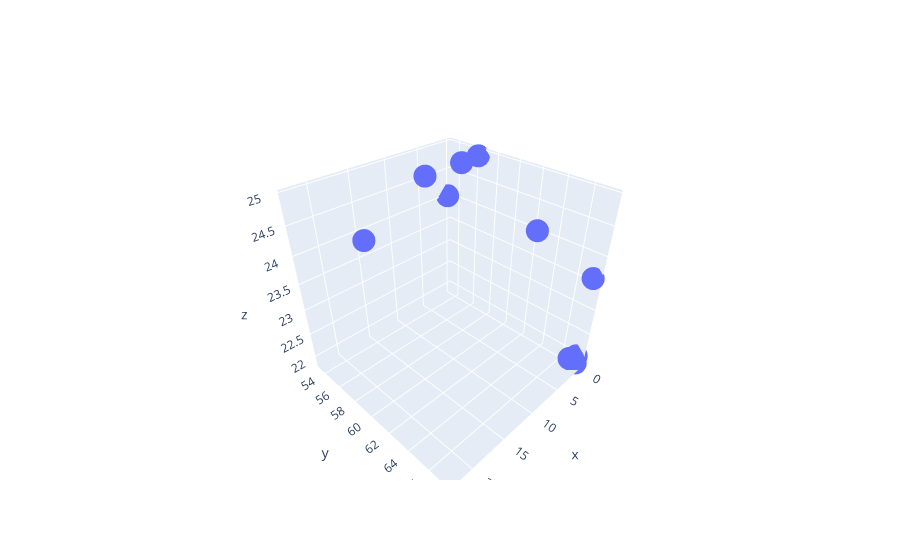

Notebook source saved alongside this figure:
### Code cell
# Optimize
from desdeo_emo.EAs.NSGAIII import NSGAIII

evolver = NSGAIII(prob, n_iterations=2, n_gen_per_iter=10, population_size=10)

while evolver.continue_evolution():
    evolver.iterate()

individuals, solutions = evolver.end()

print(individuals.shape)

print(solutions.shape)


# fig, (ax1, ax2) = plt.subplots(2)
# ax1.plot(individuals[:,0], individuals[:,1])

# ax2.plot(solutions[:,0], solutions[:,1])

import plotly.graph_objects as go

fig1 = go.Figure(
    data=go.Scatter3d(
        x=individuals[:,0], 
        y=individuals[:,1], 
        z=individuals[:,2], 
        mode="markers"))
fig1

### Figure 1 — Plotly figure (JSON) as saved in the notebook; plotly's stock layout.template omitted (floating-point values rounded to 4 significant figures)
{"data": [{"mode": "markers", "type": "scatter3d", "x": [9.312, 0.1829, 3.516, 0.07215, 0.268, 22.48, 10.79, 0.3078, 0.8888, 0.6021], "y": [56.71, 67.41, 56.67, 67.33, 67.41, 61.05, 66.74, 56.47, 67.04, 53.35], "z": [24.94, 21.86, 24.94, 22.0, 23.63, 24.93, 24.93, 24.93, 21.98, 24.03]}], "layout": {}}
